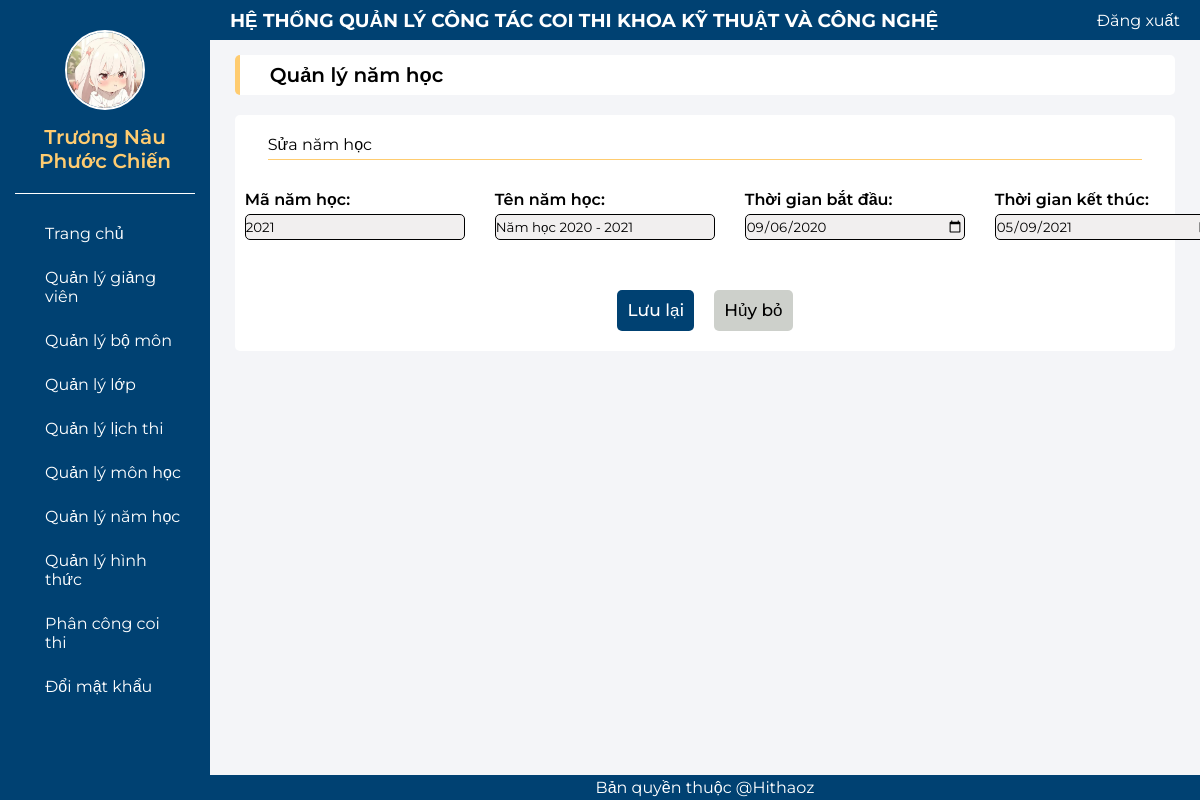
/sua_namhoc.php?user=2021 (signed in), run on the app's committed database.
### tables this page shows
CREATE TABLE `namhoc` (
  `manamhoc` int(11) NOT NULL,
  `tennamhoc` varchar(100) NOT NULL,
  `thoigianBD` date NOT NULL,
  `thoigianKT` date NOT NULL
);

### sua_namhoc.php (the view)
<?php
include("header_admin.php");
include("ketnoi.php");
$usern = $_GET["user"];
$sql = "SELECT * FROM namhoc WHERE manamhoc = '".$usern."'";
$kq = mysqli_query($conn, $sql) or die("Không thể xuất thông tin bộ môn " . mysqli_error());
$row = mysqli_fetch_array($kq);
?>
<form enctype="multipart/form-data" action="thuchien_sua_namhoc.php" name="frmxlnh" method="post">
    <div>
        <div class="top-center">
            <p class="top-center-p">Quản lý năm học</p>
        </div>
        <div class="table-center">
            <div class="btn-center">
                <div class="btn-center-bt">
                    <p>Sửa năm học</p>
                </div>
            </div>
            <div class="txt-gv-top">
                <div class="txt-gv-lb">
                    <label>Mã năm học:</label>
                    <input type="text" name="manamhoc" value="<?php echo $row["manamhoc"]; ?>" readonly></input>
                </div>
                <div class="txt-gv-lb">
                    <label>Tên năm học:</label>
                    <input type="text" name="tennamhoc" value="<?php echo $row["tennamhoc"]; ?>"></input>
                </div>
                <div class="txt-gv-lb">
                    <label>Thời gian bắt đầu:</label>
                    <input type="date" name="thoigianBD" value="<?php echo $row["thoigianBD"]; ?>"></input>
                </div>
                <div class="txt-gv-lb">
                    <label>Thời gian kết thúc:</label>
                    <input type="date" name="thoigianKT" value="<?php echo $row["thoigianKT"]; ?>"></input>
                </div>
            </div>
            <div class="txt-btn">
                <input class="txt-btn-luu" type="submit" name="luu" value="Lưu lại" />
                <a style="text-decoration: none;" class="txt-btn-huy" type="reset" href="QLNH.php">Hủy bỏ</a>
            </div>
        </div>
    </div>
</form>
<?php
include("footer_admin.php");
?>

### header_admin.php (shortened to what this page needs)
<!DOCTYPE html>
<html lang="en">
<head>
    <link rel="stylesheet" href="css_admin.css">
</head>
<body>
    <?php
    include("ketnoi.php");
    $userlogin = $_SESSION["admin"];
    $sql2 = "select * from admin where email='" . $userlogin . "'";
    $kq2 = mysqli_query($conn, $sql2) or die("Không thể xuất thông tin người dùng " . mysqli_error());
    $admin_login =  mysqli_fetch_array($kq2);
    ?>
    <div class="container">
        <div class="b-left">
            <div class="b-ava">
                <img src="<?php echo $admin_login["hinhdaidien"]; ?>" alt="Profile Picture">
                <label><?php echo $admin_login["hoten"]; ?></label>
            </div>
            <div class="s-left">
                <a href="admin.php" class="s-left-item">
                    <p>Trang chủ</p>
                </a>
                <a href="QLGV.php" class="s-left-item">
                    <p>Quản lý giảng viên</p>
                </a>
                <a href="QLBM.php" class="s-left-item">
                    <p>Quản lý bộ môn</p>
                </a>
                <a href="QLL.php" class="s-left-item">
                    <p>Quản lý lớp</p>
                </a>
                <a href="QLLT.php" class="s-left-item">
                    <p>Quản lý lịch thi</p>
                </a>
                <a href="QLMH.php" class="s-left-item">
                    <p>Quản lý môn học</p>
                </a>
                <a href="QLNH.php" class="s-left-item">
                    <p>Quản lý năm học</p>
                </a>
                <a href="QLHT.php" class="s-left-item">
                    <p>Quản lý hình thức</p>
                </a>
                <a href="QLPCCT.php" class="s-left-item">
                    <p>Phân công coi thi</p>
                </a>
                <a href="#" class="s-left-item">
                    <p>Đổi mật khẩu</p>
                </a>
            </div>
        </div>
        <div class="b-right">
            <div class="s_dx">
                <h3>HỆ THỐNG QUẢN LÝ CÔNG TÁC COI THI KHOA KỸ THUẬT VÀ CÔNG NGHỆ</h3>
                <a href="logout.php" class="s_dx_item">
                    <p>Đăng xuất</p>
                </a>
            </div>
            <div class="content">

### css_admin.css (style rules this page uses)
* { margin: 0; padding: 0; box-sizing: border-box; font-family: 'Montserrat', sans-serif; }
html { scroll-behavior: smooth; }
.container { display: flex; height: 100vh; }
.b-right { display: flex; flex-direction: column; flex: 1; height: 100%; }
.b-left { width: 260px; background-color: #004172; height: 100%; padding: 30px 15px; }
.b-ava img { width: 80px; height: 80px; display: block; border-radius: 50%; margin: 0 auto; border: 2px solid #ffffff; margin-bottom: 15px; }
.b-ava { font-size: 20px; font-weight: 600; color: #FFCC70; margin: 0 auto; text-align: center; border-bottom: 1px solid #ffffff; padding-bottom: 20px; }
.s-left { display: flex; flex-direction: column; gap: 5px; padding-top: 20px; }
.s-left-item { display: flex; align-items: center; color: #ffffff; gap: 15px; padding: 10px 10px; }
.s-left-item { color: #ffffff; text-decoration: none; }
.s_dx { display: flex; justify-content: space-between; align-items: center; padding: 0 20px; width: 100%; background-color: #004172; height: 40px; color: #ffffff; }
.s_dx_item { display: flex; align-items: center; color: #ffffff; gap: 15px; padding: 10px 0; align-items: center; text-decoration: none; }
.content { height: 100%; overflow-y: auto; flex: 1; background-color: #f4f5f8; }
.top-center { display: flex; align-items: center; width: 95%; background-color: #ffffff; height: 40px; padding-left: 30px; margin: 0 auto; border-radius: 5px; margin-top: 15px; margin-bottom: 20px; border-left: 5px solid #FFCC70; }
.top-center p { color: #000000; font-weight: 600; font-size: 20px; }
.table-center { display: flex; width: 95%; background-color: #ffffff; margin: 0 auto; border-radius: 5px; padding: 10px 10px; flex-direction: column; margin-bottom: 20px; }
.btn-center { display: flex; justify-content: space-between; align-items: center; width: 95%; margin: 10px auto; border-bottom: 1px solid #FFCC70; padding-bottom: 5px; }
.top-center-p { font-weight: 500; }
.btn-center-bt { display: flex; align-items: center; }
.txt-gv-top { display: flex; gap: 30px; justify-content: space-evenly; margin: 20px 0px; }
.txt-gv-lb { display: flex; flex-direction: column; font-weight: 600; }
.txt-gv-lb input { width: 220px; height: 26px; border-radius: 5px; background-color: #F1EFEF; border: 1px solid #000000; margin-top: 5px; }
.txt-btn { display: flex; display: flex; justify-content: center; gap: 20px; margin-top: 30px; margin-bottom: 10px; }
.txt-btn-luu { font-size: 17px; background-color: #004172; font-weight: 500; padding: 10px; border-radius: 5px; color: #ffffff; border: none; }
.txt-btn-huy { font-size: 17px; background-color: #CDD0CB; font-weight: 500; padding: 10px; border-radius: 5px; color: black; border: none; }

### data on the page
namhoc: manamhoc "2021", tennamhoc "Năm học 2020 - 2021", thoigianBD "09/06/2020", thoigianKT "05/09/2021"

### other printed values
$admin_login["hoten"] "Trương Nâu Phước Chiến"
